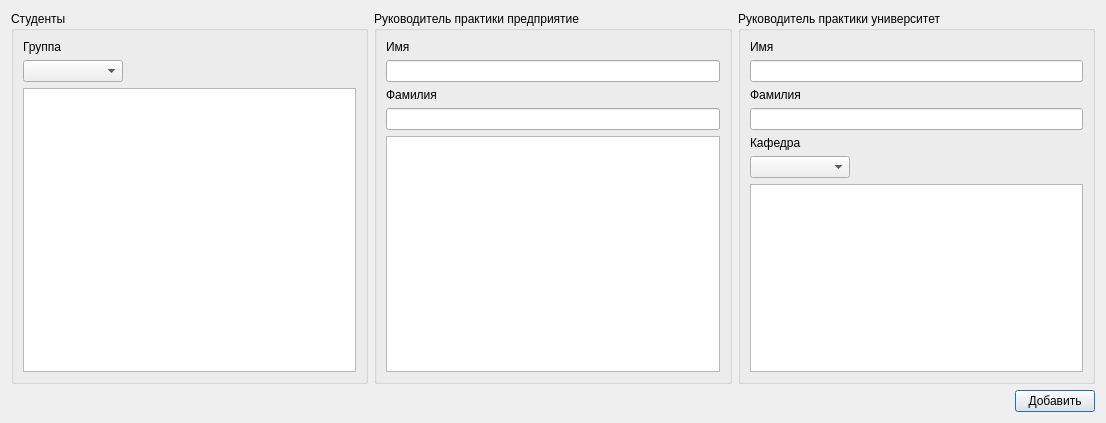
<?xml version="1.0" encoding="UTF-8"?>
<ui version="4.0">
 <class>InsertManyPassingPractice</class>
 <widget class="QDialog" name="InsertManyPassingPractice">
  <property name="geometry">
   <rect>
    <x>0</x>
    <y>0</y>
    <width>1106</width>
    <height>423</height>
   </rect>
  </property>
  <property name="windowTitle">
   <string>Dialog</string>
  </property>
  <layout class="QVBoxLayout" name="verticalLayout_2">
   <item>
    <layout class="QHBoxLayout" name="horizontalLayout">
     <item>
      <widget class="QGroupBox" name="groupBox">
       <property name="title">
        <string>Студенты</string>
       </property>
       <layout class="QVBoxLayout" name="verticalLayout">
        <item>
         <widget class="QLabel" name="label_3">
          <property name="text">
           <string>Группа</string>
          </property>
         </widget>
        </item>
        <item>
         <widget class="QComboBox" name="comboBoxGroup">
          <property name="maximumSize">
           <size>
            <width>100</width>
            <height>16777215</height>
           </size>
          </property>
         </widget>
        </item>
        <item>
         <widget class="QTableView" name="tableViewStudent">
          <attribute name="horizontalHeaderVisible">
           <bool>true</bool>
          </attribute>
          <attribute name="horizontalHeaderCascadingSectionResizes">
           <bool>true</bool>
          </attribute>
          <attribute name="horizontalHeaderDefaultSectionSize">
           <number>100</number>
          </attribute>
          <attribute name="horizontalHeaderStretchLastSection">
           <bool>true</bool>
          </attribute>
          <attribute name="verticalHeaderStretchLastSection">
           <bool>false</bool>
          </attribute>
         </widget>
        </item>
       </layout>
      </widget>
     </item>
     <item>
      <widget class="QGroupBox" name="groupBox_2">
       <property name="title">
        <string>Руководитель практики предприятие</string>
       </property>
       <layout class="QVBoxLayout" name="verticalLayout_6">
        <item>
         <layout class="QVBoxLayout" name="verticalLayout_4">
          <item>
           <layout class="QVBoxLayout" name="verticalLayout_3">
            <item>
             <widget class="QLabel" name="label_2">
              <property name="text">
               <string>Имя</string>
              </property>
             </widget>
            </item>
            <item>
             <widget class="QLineEdit" name="lineEditNameHeadEmployer"/>
            </item>
           </layout>
          </item>
          <item>
           <layout class="QVBoxLayout" name="verticalLayout_5">
            <item>
             <widget class="QLabel" name="label">
              <property name="text">
               <string>Фамилия</string>
              </property>
             </widget>
            </item>
            <item>
             <widget class="QLineEdit" name="lineEditLastNameHeadEmployer"/>
            </item>
           </layout>
          </item>
         </layout>
        </item>
        <item>
         <widget class="QTableView" name="tableViewHeadEmployer">
          <property name="selectionMode">
           <enum>QAbstractItemView::SingleSelection</enum>
          </property>
          <attribute name="horizontalHeaderVisible">
           <bool>true</bool>
          </attribute>
          <attribute name="horizontalHeaderDefaultSectionSize">
           <number>100</number>
          </attribute>
          <attribute name="horizontalHeaderStretchLastSection">
           <bool>true</bool>
          </attribute>
         </widget>
        </item>
       </layout>
      </widget>
     </item>
     <item>
      <widget class="QGroupBox" name="groupBox_3">
       <property name="title">
        <string>Руководитель практики университет</string>
       </property>
       <layout class="QVBoxLayout" name="verticalLayout_9">
        <item>
         <layout class="QVBoxLayout" name="verticalLayout_8">
          <item>
           <widget class="QLabel" name="label_5">
            <property name="text">
             <string>Имя</string>
            </property>
           </widget>
          </item>
          <item>
           <widget class="QLineEdit" name="lineEditNameHeadUniversity"/>
          </item>
         </layout>
        </item>
        <item>
         <layout class="QVBoxLayout" name="verticalLayout_7">
          <item>
           <widget class="QLabel" name="label_4">
            <property name="text">
             <string>Фамилия</string>
            </property>
           </widget>
          </item>
          <item>
           <widget class="QLineEdit" name="lineEditLastNameHeadUniversity"/>
          </item>
         </layout>
        </item>
        <item>
         <widget class="QLabel" name="label_6">
          <property name="text">
           <string>Кафедра</string>
          </property>
         </widget>
        </item>
        <item>
         <widget class="QComboBox" name="comboBoxDepartmen">
          <property name="maximumSize">
           <size>
            <width>100</width>
            <height>16777215</height>
           </size>
          </property>
         </widget>
        </item>
        <item>
         <widget class="QTableView" name="tableViewHeadUniversity">
          <property name="selectionMode">
           <enum>QAbstractItemView::SingleSelection</enum>
          </property>
          <attribute name="horizontalHeaderVisible">
           <bool>true</bool>
          </attribute>
          <attribute name="horizontalHeaderDefaultSectionSize">
           <number>100</number>
          </attribute>
          <attribute name="horizontalHeaderStretchLastSection">
           <bool>true</bool>
          </attribute>
         </widget>
        </item>
       </layout>
      </widget>
     </item>
    </layout>
   </item>
   <item>
    <layout class="QHBoxLayout" name="horizontalLayout_2">
     <item>
      <spacer name="horizontalSpacer">
       <property name="orientation">
        <enum>Qt::Horizontal</enum>
       </property>
       <property name="sizeHint" stdset="0">
        <size>
         <width>40</width>
         <height>20</height>
        </size>
       </property>
      </spacer>
     </item>
     <item>
      <widget class="QPushButton" name="pushButton">
       <property name="text">
        <string>Добавить</string>
       </property>
      </widget>
     </item>
    </layout>
   </item>
  </layout>
 </widget>
 <resources/>
 <connections/>
</ui>
